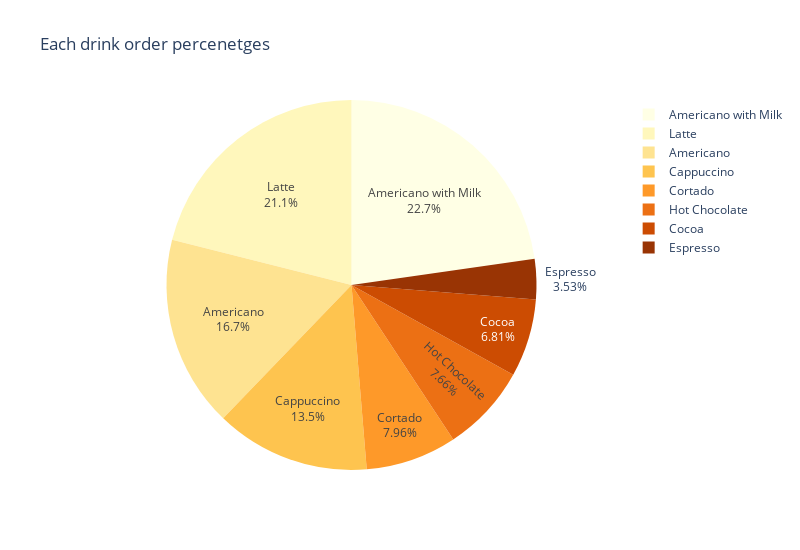

The notebook cell saved with this chart:
### Code cell
sales_data_sorted = coffee_order_counts.sort_values(ascending=False)

colors_brown = px.colors.sequential.YlOrBr

fig3 = px.pie(
    sales_data_sorted, 
    values=sales_data_sorted.values, 
    names=sales_data_sorted.index, 
    title='Each drink order percenetges',
    color_discrete_sequence=colors_brown,
    height=550,
    width=800 
)

fig3.update_traces(
    textinfo='percent+label', 
 
)

fig3.update_layout(
    legend_title_text=''
)

fig3.show()

### Figure 1 — Plotly figure (JSON) as saved in the notebook; plotly's stock layout.template omitted (floating-point values rounded to 4 significant figures)
{"data": [{"domain": {"x": [0, 1], "y": [0, 1]}, "hovertemplate": "index=%{label}<br>value=%{value}<extra></extra>", "labels": ["Americano with Milk", "Latte", "Americano", "Cappuccino", "Cortado", "Hot Chocolate", "Cocoa", "Espresso"], "legendgroup": "", "name": "", "showlegend": true, "textinfo": "percent+label", "type": "pie", "values": [754, 699, 555, 448, 264, 254, 226, 117]}], "layout": {"height": 550, "legend": {"title": {"text": ""}, "tracegroupgap": 0}, "piecolorway": ["rgb(255,255,229)", "rgb(255,247,188)", "rgb(254,227,145)", "rgb(254,196,79)", "rgb(254,153,41)", "rgb(236,112,20)", "rgb(204,76,2)", "rgb(153,52,4)", "rgb(102,37,6)"], "title": {"text": "Each drink order percenetges"}, "width": 800}}
